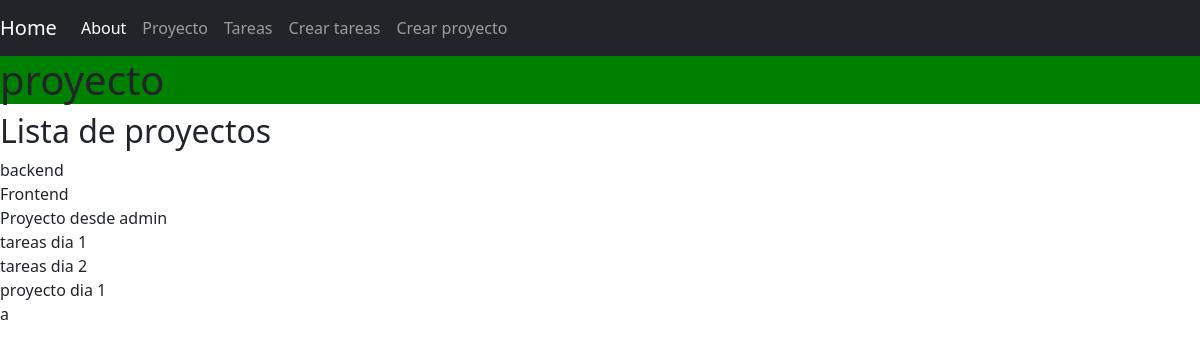
Before: /proyecto/ with the older database file.
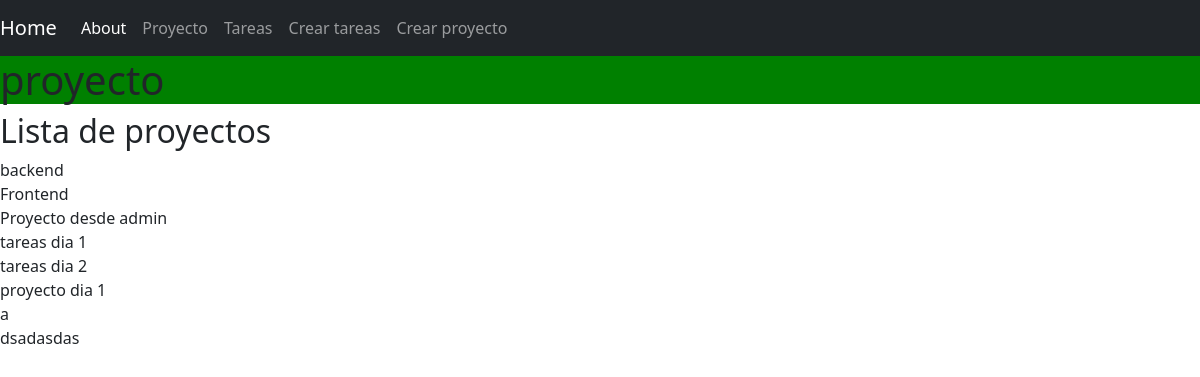
After: the same page with the newer database file.
### myapp/models.py (models this page shows, shortened)
class Proyecto(models.Model):
    nombre = models.CharField(max_length=20)

### myapp/views.py (the view)
# urls.py: path("proyecto/", views.proyecto, name="proyecto"),
def proyecto(request):
    proyectos = Proyecto.objects.all()
    return render(request, 'proyecto/proyecto.html', {
        'proyecto': proyectos
        })

### myapp/templates/proyecto/proyecto.html
{% extends 'base.html' %}
{% block content %}
<h1>proyecto</h1>
    <h2>Lista de proyectos</h2>
    {%for p in proyecto%}
    <div> {{p.nombre}} </div>
    {% endfor %}
{% endblock %}

Changed rows visible on the page:
added Proyecto: nombre "dsadasdas"
